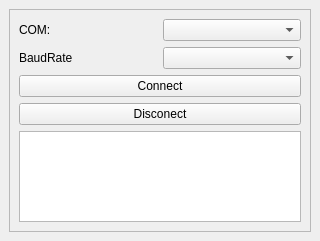
<?xml version="1.0" encoding="UTF-8"?>
<ui version="4.0">
 <class>MainWindow</class>
 <widget class="QMainWindow" name="MainWindow">
  <property name="geometry">
   <rect>
    <x>0</x>
    <y>0</y>
    <width>320</width>
    <height>241</height>
   </rect>
  </property>
  <property name="windowTitle">
   <string>MainWindow</string>
  </property>
  <widget class="QWidget" name="centralwidget">
   <layout class="QGridLayout" name="gridLayout">
    <item row="0" column="0">
     <widget class="QFrame" name="frame">
      <property name="frameShape">
       <enum>QFrame::StyledPanel</enum>
      </property>
      <property name="frameShadow">
       <enum>QFrame::Raised</enum>
      </property>
      <layout class="QVBoxLayout" name="verticalLayout_2">
       <item>
        <layout class="QHBoxLayout" name="horizontalLayout">
         <item>
          <widget class="QLabel" name="label">
           <property name="text">
            <string>COM:</string>
           </property>
          </widget>
         </item>
         <item>
          <widget class="QComboBox" name="comboBox"/>
         </item>
        </layout>
       </item>
       <item>
        <layout class="QHBoxLayout" name="horizontalLayout_2">
         <item>
          <widget class="QLabel" name="label_2">
           <property name="text">
            <string>BaudRate</string>
           </property>
          </widget>
         </item>
         <item>
          <widget class="QComboBox" name="comboBox_2"/>
         </item>
        </layout>
       </item>
       <item>
        <widget class="QPushButton" name="pushButton">
         <property name="text">
          <string>Connect</string>
         </property>
        </widget>
       </item>
       <item>
        <widget class="QPushButton" name="pushButton_2">
         <property name="text">
          <string>Disconect</string>
         </property>
        </widget>
       </item>
       <item>
        <widget class="QTextBrowser" name="textBrowser"/>
       </item>
      </layout>
     </widget>
    </item>
   </layout>
  </widget>
 </widget>
 <resources/>
 <connections/>
</ui>
